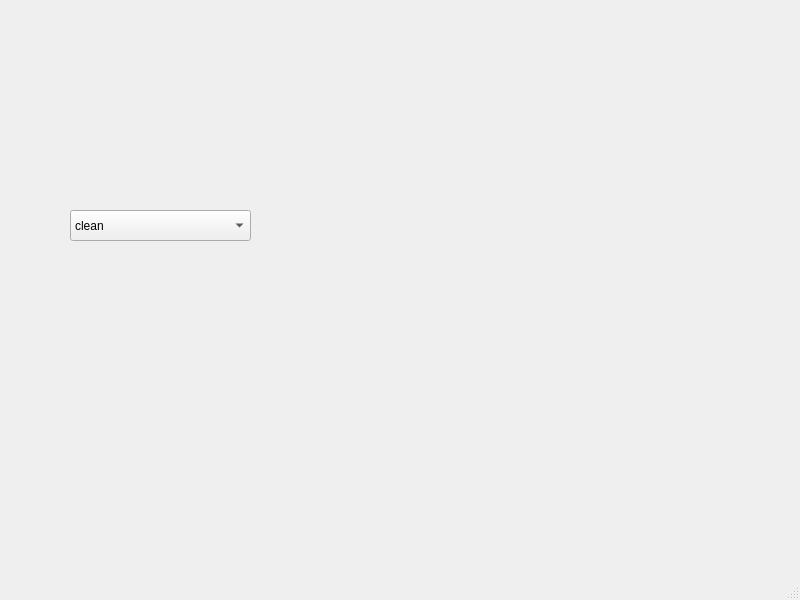
<?xml version="1.0" encoding="UTF-8"?>
<ui version="4.0">
 <class>MainWindow</class>
 <widget class="QMainWindow" name="MainWindow">
  <property name="geometry">
   <rect>
    <x>0</x>
    <y>0</y>
    <width>800</width>
    <height>600</height>
   </rect>
  </property>
  <property name="windowTitle">
   <string>MainWindow</string>
  </property>
  <widget class="QWidget" name="centralwidget">
   <widget class="QComboBox" name="comboBox">
    <property name="geometry">
     <rect>
      <x>70</x>
      <y>210</y>
      <width>181</width>
      <height>31</height>
     </rect>
    </property>
    <item>
     <property name="text">
      <string>clean</string>
     </property>
    </item>
    <item>
     <property name="text">
      <string>rectangle</string>
     </property>
    </item>
    <item>
     <property name="text">
      <string>circle</string>
     </property>
    </item>
    <item>
     <property name="text">
      <string>square</string>
     </property>
    </item>
   </widget>
  </widget>
  <widget class="QMenuBar" name="menubar">
   <property name="geometry">
    <rect>
     <x>0</x>
     <y>0</y>
     <width>800</width>
     <height>22</height>
    </rect>
   </property>
  </widget>
  <widget class="QStatusBar" name="statusbar"/>
 </widget>
 <resources/>
 <connections/>
</ui>
